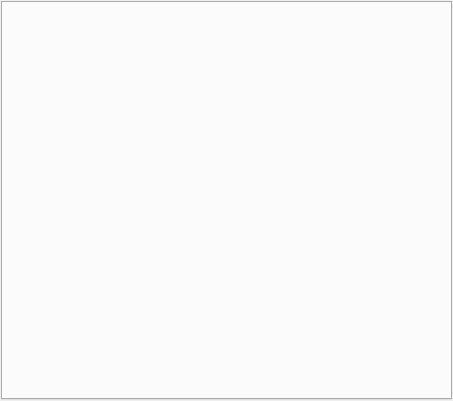
<?xml version="1.0" encoding="UTF-8"?>
<ui version="4.0">
 <class>Playlist::UI::ContainerView</class>
 <widget class="QWidget" name="PlaylistContainerView">
  <property name="geometry">
   <rect>
    <x>0</x>
    <y>0</y>
    <width>453</width>
    <height>401</height>
   </rect>
  </property>
  <property name="windowTitle">
   <string>Playlist</string>
  </property>
  <layout class="QVBoxLayout" name="verticalLayout">
   <property name="spacing">
    <number>1</number>
   </property>
   <property name="margin">
    <number>1</number>
   </property>
   <item>
    <widget class="QTabWidget" name="widgetsContainer">
     <property name="tabsClosable">
      <bool>true</bool>
     </property>
     <property name="movable">
      <bool>true</bool>
     </property>
    </widget>
   </item>
  </layout>
  <action name="actionCreatePlaylist">
   <property name="icon">
    <iconset>
     <normalon>:/playlist/create.png</normalon>
    </iconset>
   </property>
   <property name="text">
    <string>Create playlist</string>
   </property>
   <property name="shortcut">
    <enum>QKeySequence::New</enum>
   </property>
  </action>
  <action name="actionLoadPlaylist">
   <property name="icon">
    <iconset>
     <normalon>:/playlist/open.png</normalon>
    </iconset>
   </property>
   <property name="text">
    <string>Open playlist</string>
   </property>
  </action>
  <action name="actionSavePlaylist">
   <property name="icon">
    <iconset>
     <normalon>:/playlist/save.png</normalon>
    </iconset>
   </property>
   <property name="text">
    <string>Save playlist</string>
   </property>
   <property name="shortcut">
    <enum>QKeySequence::Save</enum>
   </property>
  </action>
  <action name="actionRenamePlaylist">
   <property name="icon">
    <iconset>
     <normalon>:/playlist/rename.png</normalon>
    </iconset>
   </property>
   <property name="text">
    <string>Rename playlist</string>
   </property>
  </action>
  <action name="actionClosePlaylist">
   <property name="icon">
    <iconset>
     <normalon>:/playlist/close.png</normalon>
    </iconset>
   </property>
   <property name="text">
    <string>Close playlist</string>
   </property>
   <property name="shortcut">
    <enum>QKeySequence::Close</enum>
   </property>
  </action>
  <action name="actionClearPlaylist">
   <property name="icon">
    <iconset>
     <normalon>:/playlist/clear.png</normalon>
    </iconset>
   </property>
   <property name="text">
    <string>Clear playlist</string>
   </property>
  </action>
  <action name="actionLoop">
   <property name="checkable">
    <bool>true</bool>
   </property>
   <property name="icon">
    <iconset>
     <normalon>:/playlist/looped_on.png</normalon>
     :/playlist/looped_off.png
    </iconset>
   </property>
   <property name="text">
    <string>Loop</string>
   </property>
  </action>
  <action name="actionRandom">
   <property name="checkable">
    <bool>true</bool>
   </property>
   <property name="icon">
    <iconset>
     <normalon>:/playlist/random_on.png</normalon>
     :/playlist/random_off.png
    </iconset>
   </property>
   <property name="text">
    <string>Random</string>
   </property>
  </action>
  <action name="actionDeepScan">
   <property name="checkable">
    <bool>true</bool>
   </property>
   <property name="checked">
    <bool>true</bool>
   </property>
   <property name="text">
    <string>Deep scanning</string>
   </property>
  </action>
 </widget>
 <resources>
  <include location="../../res/icons.qrc"/>
 </resources>
 <connections/>
</ui>
